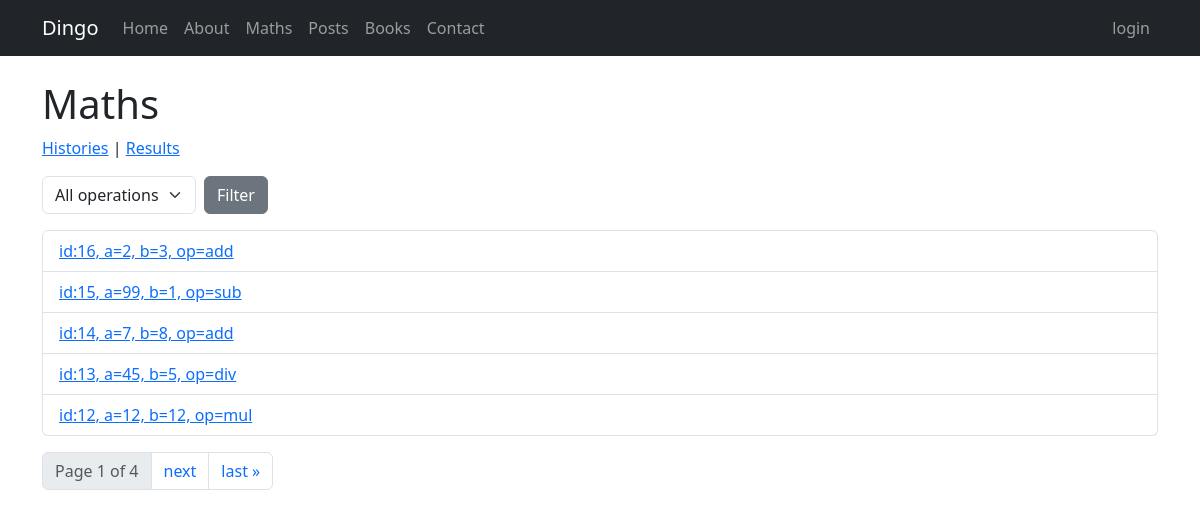
Screenshot of /maths/histories/ with the database file from the repository.
### maths/models.py (models this page shows)
class Math(models.Model):
    operation = models.CharField(max_length=5, choices=OPERATION_CHOICES)
    a = models.IntegerField()
    b = models.IntegerField()
    created = models.DateTimeField(auto_now_add=True)
    result = models.ForeignKey(
        Result,
        on_delete=models.CASCADE,
        null=True,
        blank=True,
    )
    class Meta:
        ordering = ["-id"]
    def __str__(self):
        return f"id:{self.id}, a={self.a}, b={self.b}, op={self.operation}"

### maths/views.py (the view)
# urls.py: path("histories/", histories, name="histories"),
def histories(request):
    maths = Math.objects.all()
    operation = request.GET.get("operation")
    if operation:
        maths = maths.filter(operation=operation)
    paginator = Paginator(maths, 5)
    page_number = request.GET.get("page")
    maths = paginator.get_page(page_number)
    return render(
        request,
        "maths/histories.html",
        {"maths": maths, "title": "histories", "operation": operation},
    )

### maths/templates/maths/histories.html (shortened to what this page needs)
{% extends "maths/main.html" %}
{% block maths_content %}
    <form method="get" class="row g-2 mb-3">
        <div class="col-auto">
            <select name="operation" class="form-select">
                <option value="">All operations</option>
            </select>
        </div>
        <div class="col-auto">
            <button type="submit" class="btn btn-secondary">Filter</button>
        </div>
    </form>
    <ul class="list-group mb-3">
        {% for m in maths %}
            <li class="list-group-item">
                <a href="{% url 'maths:math_details' pk=m.pk %}">{{ m }}</a>
            </li>
        {% empty %}
            <li class="list-group-item">No entries yet.</li>
        {% endfor %}
    </ul>
    {% if maths.has_other_pages %}
        <nav>
            <ul class="pagination">
                <li class="page-item disabled">
                    <span class="page-link">Page {{ maths.number }} of {{ maths.paginator.num_pages }}</span>
                </li>
                {% if maths.has_next %}
                    <li class="page-item">
                        <a class="page-link" href="?page={{ maths.next_page_number }}{% if operation %}&operation={{ operation }}{% endif %}">next</a>
                    </li>
                    <li class="page-item">
                        <a class="page-link" href="?page={{ maths.paginator.num_pages }}{% if operation %}&operation={{ operation }}{% endif %}">last &raquo;</a>
                    </li>
                {% endif %}
            </ul>
        </nav>
    {% endif %}
{% endblock %}

### rows the page displays
Math: id+a+b "id:16, a=2, b=3, op=add"
Math: id+a+b "id:15, a=99, b=1, op=sub"
Math: id+a+b "id:14, a=7, b=8, op=add"
Math: id+a+b "id:13, a=45, b=5, op=div"
Math: id+a+b "id:12, a=12, b=12, op=mul"

### other values shown
{{ maths.number }} "1"
{{ maths.paginator.num_pages }} "4"
